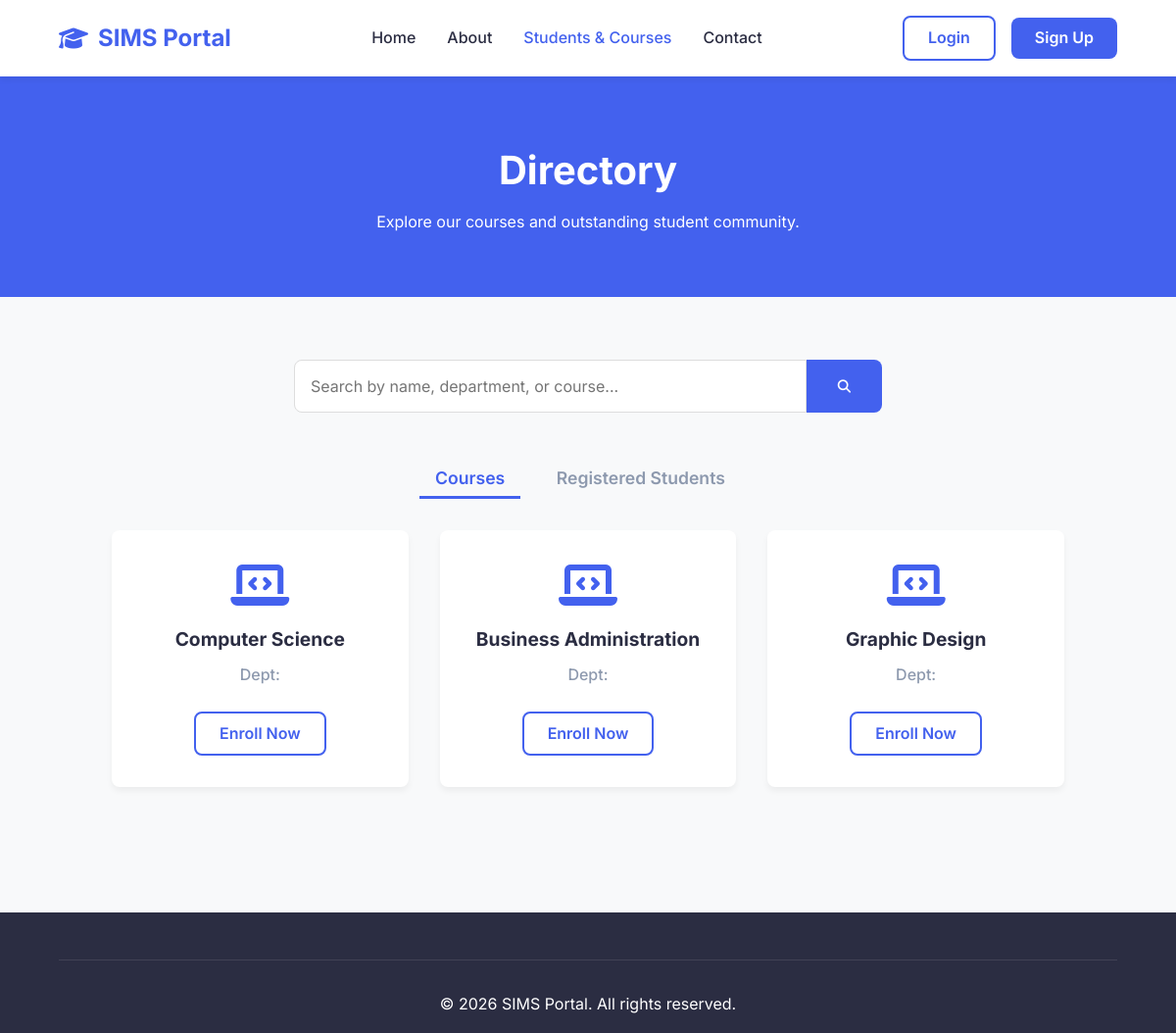
The page /frontend/students.php on the database its author committed.
### tables this page shows
CREATE TABLE `courses` (
  `id` int(11) NOT NULL AUTO_INCREMENT,
  `name` varchar(100) NOT NULL,
  `category_id` int(11) DEFAULT NULL,
  `created_at` timestamp DEFAULT CURRENT_TIMESTAMP,
  PRIMARY KEY (`id`),
  FOREIGN KEY (`category_id`) REFERENCES `categories`(`id`) ON DELETE SET NULL
);

### frontend/students.php (the view, shortened to what this page needs)
<?php
require_once '../config/db.php';
$courses_sql = "SELECT * FROM courses";
$courses_result = $conn->query($courses_sql);
?>
<!DOCTYPE html>
<html lang="en">
<head>
    <link rel="stylesheet" href="../css/style.css">
    <link rel="stylesheet" href="https://cdnjs.cloudflare.com/ajax/libs/font-awesome/6.4.0/css/all.min.css">
</head>
<body>
    <nav class="navbar">
        <a href="index.php" class="logo"><i class="fa-solid fa-graduation-cap"></i> SIMS Portal</a>
        <ul class="nav-links">
            <li><a href="index.php">Home</a></li>
            <li><a href="about.php">About</a></li>
            <li><a href="students.php" class="active">Students & Courses</a></li>
            <li><a href="contact.php">Contact</a></li>
        </ul>
        <div class="nav-actions">
            <?php if(isset($_SESSION['user_id'])): ?>
                <span class="user-greeting"><i class="fa-solid fa-user-circle"></i> Hello, <?php echo htmlspecialchars($_SESSION['name']); ?></span>
                <?php if($_SESSION['role'] === 'admin'): ?>
                    <a href="../admin/dashboard.php" class="btn btn-outline">Admin Panel</a>
                <?php endif; ?>
                <a href="logout.php" class="btn btn-primary">Logout</a>
            <?php else: ?>
                <a href="login.php" class="btn btn-outline">Login</a>
                <a href="signup.php" class="btn btn-primary">Sign Up</a>
            <?php endif; ?>
        </div>
    </nav>
    <div class="page-header">
        <h1>Directory</h1>
        <p>Explore our courses and outstanding student community.</p>
    </div>
    <section style="padding: 4rem 5%; min-height: 60vh;">
        <div class="search-bar">
            <input type="text" id="searchInput" placeholder="Search by name, department, or course...">
            <button><i class="fa-solid fa-search"></i></button>
        </div>
        <div style="text-align: center; margin-bottom: 2rem;">
            <button class="tab-btn active" onclick="showTab('coursesTab', this)">Courses</button>
            <button class="tab-btn" onclick="showTab('studentsTab', this)">Registered Students</button>
        </div>
        <div id="coursesTab" class="tab-content">
            <div class="grid-container" style="padding-top: 0;">
                <?php if($courses_result && $courses_result->num_rows > 0): ?>
                    <?php while($row = $courses_result->fetch_assoc()): ?>
                    <div class="card">
                        <i class="fa-solid fa-laptop-code fa-3x" style="color:var(--primary-color); margin-bottom:1rem;"></i>
                        <h3 style="font-size:1.2rem; margin-bottom:0.5rem;"><?php echo htmlspecialchars($row['name']); ?></h3>
                        <p style="color:var(--light-text); font-weight:500;">Dept: <?php echo htmlspecialchars($row['department']); ?></p>
                        <a href="signup.php" class="btn btn-outline" style="margin-top: 1.5rem;">Enroll Now</a>
                    </div>
                    <?php endwhile; ?>
                <?php else: ?>
                    <p style="text-align: center; width:100%;">No courses available.</p>
                <?php endif; ?>
            </div>
        </div>
    </section>
    <footer>
        <div class="footer-bottom">
            <p>&copy; 2026 SIMS Portal. All rights reserved.</p>
        </div>
    </footer>
</body>
</html>

### css/style.css (style rules this page uses)
:root { --primary-color: #4361ee; --secondary-color: #3f37c9; --accent-color: #4895ef; --bg-color: #f8f9fa; --text-color: #2b2d42; --light-text: #8d99ae; --white: #ffffff; --danger: #ef233c; --success: #2ec4b6; --radius: 8px; --shadow: 0 4px 6px rgba(0, 0, 0, 0.05); --shadow-hover: 0 10px 15px rgba(0, 0, 0, 0.1); }
* { margin: 0; padding: 0; box-sizing: border-box; font-family: 'Inter', sans-serif; }
body { background-color: var(--bg-color); color: var(--text-color); line-height: 1.6; overflow-x: hidden; }
a { text-decoration: none; color: var(--primary-color); transition: all 0.3s ease; }
.navbar { background-color: var(--white); padding: 1rem 5%; display: flex; justify-content: space-between; align-items: center; box-shadow: var(--shadow); position: sticky; top: 0; z-index: 1000; }
.logo { font-size: 1.5rem; font-weight: 700; color: var(--primary-color); display: flex; align-items: center; gap: 10px; }
.nav-links { list-style: none; display: flex; gap: 2rem; }
.nav-links a { color: var(--text-color); font-weight: 500; }
.nav-links a:hover, .nav-links a.active { color: var(--primary-color); }
.btn { padding: 0.5rem 1.5rem; border-radius: var(--radius); border: none; cursor: pointer; font-weight: 600; transition: all 0.3s ease; display: inline-block; }
.btn-primary { background-color: var(--primary-color); color: var(--white); }
.btn-outline { background-color: transparent; border: 2px solid var(--primary-color); color: var(--primary-color); }
.page-header { background: var(--primary-color); color: var(--white); padding: 4rem 5%; text-align: center; }
.page-header h1 { font-size: 2.5rem; margin-bottom: 0.5rem; }
.grid-container { display: grid; grid-template-columns: repeat(auto-fit, minmax(300px, 1fr)); gap: 2rem; padding: 4rem 5%; }
.card { background: var(--white); border-radius: var(--radius); padding: 2rem; box-shadow: var(--shadow); transition: all 0.3s ease; text-align: center; }
footer { background: var(--text-color); color: var(--white); padding: 3rem 5% 1rem; margin-top: auto; }
.footer-bottom { text-align: center; padding-top: 2rem; border-top: 1px solid rgba(255,255,255,0.1); }
.nav-actions { display: flex; align-items: center; gap: 1rem; }

### frontend/students.php (style rules this page uses)
.search-bar { width: 100%; max-width: 600px; margin: 0 auto 3rem; display: flex; }
.search-bar input { flex: 1; padding: 1rem; border: 1px solid #ddd; border-radius: var(--radius) 0 0 var(--radius); font-size: 1rem; outline: none; }
.search-bar button { padding: 1rem 2rem; background: var(--primary-color); color: white; border: none; border-radius: 0 var(--radius) var(--radius) 0; cursor: pointer; }
.tab-btn { background: none; border: none; font-size: 1.1rem; font-weight: 600; color: var(--light-text); padding: 0.5rem 1rem; margin-right: 1rem; cursor: pointer; border-bottom: 3px solid transparent; }
.tab-btn.active { color: var(--primary-color); border-bottom-color: var(--primary-color); }

### rows shown on the page
courses: name "Computer Science"
courses: name "Business Administration"
courses: name "Graphic Design"
